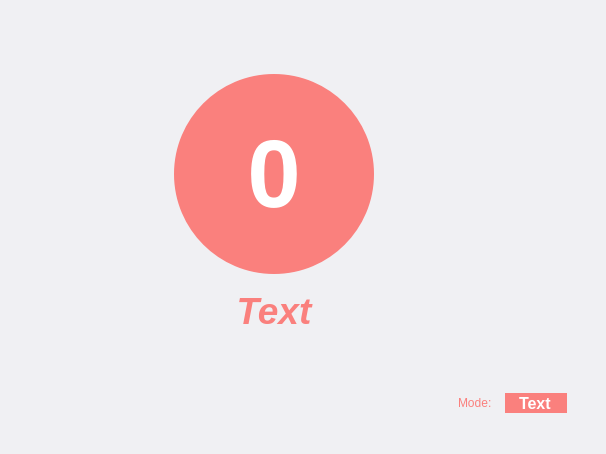
<?xml version="1.0" encoding="UTF-8"?>
<ui version="4.0">
 <class>MainWindow</class>
 <widget class="QMainWindow" name="MainWindow">
  <property name="geometry">
   <rect>
    <x>0</x>
    <y>0</y>
    <width>606</width>
    <height>454</height>
   </rect>
  </property>
  <property name="sizePolicy">
   <sizepolicy hsizetype="Minimum" vsizetype="Preferred">
    <horstretch>0</horstretch>
    <verstretch>0</verstretch>
   </sizepolicy>
  </property>
  <property name="windowTitle">
   <string>Bingo Generator</string>
  </property>
  <property name="styleSheet">
   <string notr="true">background-color: rgb(240, 240, 243)</string>
  </property>
  <widget class="QWidget" name="centralWidget">
   <property name="styleSheet">
    <string notr="true"/>
   </property>
   <layout class="QVBoxLayout" name="verticalLayout">
    <item>
     <layout class="QHBoxLayout" name="mainContainer">
      <item>
       <layout class="QVBoxLayout" name="ballInfoContainer">
        <item>
         <layout class="QHBoxLayout" name="innerContainer">
          <item>
           <layout class="QHBoxLayout" name="drawnBallContainer"/>
          </item>
          <item>
           <spacer name="horizontalSpacer_4">
            <property name="orientation">
             <enum>Qt::Horizontal</enum>
            </property>
            <property name="sizeHint" stdset="0">
             <size>
              <width>40</width>
              <height>20</height>
             </size>
            </property>
           </spacer>
          </item>
         </layout>
        </item>
        <item>
         <layout class="QGridLayout" name="ballGridContainer">
          <item row="3" column="1">
           <spacer name="verticalSpacer_2">
            <property name="orientation">
             <enum>Qt::Vertical</enum>
            </property>
            <property name="sizeHint" stdset="0">
             <size>
              <width>20</width>
              <height>40</height>
             </size>
            </property>
           </spacer>
          </item>
          <item row="1" column="0">
           <spacer name="horizontalSpacer_2">
            <property name="orientation">
             <enum>Qt::Horizontal</enum>
            </property>
            <property name="sizeHint" stdset="0">
             <size>
              <width>40</width>
              <height>20</height>
             </size>
            </property>
           </spacer>
          </item>
          <item row="0" column="1">
           <spacer name="verticalSpacer_3">
            <property name="orientation">
             <enum>Qt::Vertical</enum>
            </property>
            <property name="sizeHint" stdset="0">
             <size>
              <width>20</width>
              <height>40</height>
             </size>
            </property>
           </spacer>
          </item>
          <item row="1" column="3">
           <spacer name="horizontalSpacer_3">
            <property name="orientation">
             <enum>Qt::Horizontal</enum>
            </property>
            <property name="sizeHint" stdset="0">
             <size>
              <width>40</width>
              <height>20</height>
             </size>
            </property>
           </spacer>
          </item>
          <item row="2" column="1">
           <widget class="QLabel" name="ballName">
            <property name="font">
             <font>
              <pointsize>28</pointsize>
              <weight>75</weight>
              <italic>true</italic>
              <bold>true</bold>
             </font>
            </property>
            <property name="styleSheet">
             <string notr="true">color: rgb(250, 128, 125);</string>
            </property>
            <property name="text">
             <string>Text</string>
            </property>
            <property name="alignment">
             <set>Qt::AlignCenter</set>
            </property>
           </widget>
          </item>
          <item row="1" column="1">
           <layout class="QHBoxLayout" name="horizontalLayout_6">
            <property name="bottomMargin">
             <number>10</number>
            </property>
            <item>
             <widget class="QLabel" name="ballNumber">
              <property name="sizePolicy">
               <sizepolicy hsizetype="Fixed" vsizetype="Fixed">
                <horstretch>0</horstretch>
                <verstretch>0</verstretch>
               </sizepolicy>
              </property>
              <property name="minimumSize">
               <size>
                <width>200</width>
                <height>200</height>
               </size>
              </property>
              <property name="font">
               <font>
                <pointsize>72</pointsize>
                <weight>75</weight>
                <italic>false</italic>
                <bold>true</bold>
               </font>
              </property>
              <property name="layoutDirection">
               <enum>Qt::LeftToRight</enum>
              </property>
              <property name="styleSheet">
               <string notr="true">color: white;
border: 0px solid;
border-radius: 100px;

background: #fa807d;</string>
              </property>
              <property name="frameShadow">
               <enum>QFrame::Plain</enum>
              </property>
              <property name="lineWidth">
               <number>1</number>
              </property>
              <property name="text">
               <string>0</string>
              </property>
              <property name="alignment">
               <set>Qt::AlignCenter</set>
              </property>
              <property name="margin">
               <number>0</number>
              </property>
             </widget>
            </item>
           </layout>
          </item>
         </layout>
        </item>
       </layout>
      </item>
      <item>
       <layout class="QVBoxLayout" name="verticalLayout_3">
        <property name="spacing">
         <number>20</number>
        </property>
        <property name="sizeConstraint">
         <enum>QLayout::SetDefaultConstraint</enum>
        </property>
        <property name="leftMargin">
         <number>10</number>
        </property>
        <property name="topMargin">
         <number>10</number>
        </property>
        <property name="rightMargin">
         <number>10</number>
        </property>
        <property name="bottomMargin">
         <number>10</number>
        </property>
        <item>
         <widget class="QPushButton" name="back_2">
          <property name="sizePolicy">
           <sizepolicy hsizetype="Maximum" vsizetype="Maximum">
            <horstretch>0</horstretch>
            <verstretch>0</verstretch>
           </sizepolicy>
          </property>
          <property name="styleSheet">
           <string notr="true">color: none;
border: 0px;</string>
          </property>
          <property name="text">
           <string/>
          </property>
          <property name="icon">
           <iconset>
            <normaloff>../../../resources/icons/buttons/back.svg</normaloff>../../../resources/icons/buttons/back.svg</iconset>
          </property>
          <property name="iconSize">
           <size>
            <width>32</width>
            <height>32</height>
           </size>
          </property>
         </widget>
        </item>
        <item>
         <widget class="QPushButton" name="settings_3">
          <property name="styleSheet">
           <string notr="true">color: none;
border: 0px;</string>
          </property>
          <property name="text">
           <string/>
          </property>
          <property name="icon">
           <iconset>
            <normaloff>../../../resources/icons/buttons/settings.svg</normaloff>../../../resources/icons/buttons/settings.svg</iconset>
          </property>
          <property name="iconSize">
           <size>
            <width>32</width>
            <height>32</height>
           </size>
          </property>
         </widget>
        </item>
        <item>
         <spacer name="verticalSpacer">
          <property name="orientation">
           <enum>Qt::Vertical</enum>
          </property>
          <property name="sizeHint" stdset="0">
           <size>
            <width>20</width>
            <height>40</height>
           </size>
          </property>
         </spacer>
        </item>
       </layout>
      </item>
     </layout>
    </item>
    <item>
     <layout class="QHBoxLayout" name="bottomButtons">
      <property name="spacing">
       <number>10</number>
      </property>
      <property name="sizeConstraint">
       <enum>QLayout::SetMaximumSize</enum>
      </property>
      <property name="leftMargin">
       <number>25</number>
      </property>
      <property name="topMargin">
       <number>10</number>
      </property>
      <property name="rightMargin">
       <number>30</number>
      </property>
      <property name="bottomMargin">
       <number>10</number>
      </property>
      <item>
       <widget class="QPushButton" name="back">
        <property name="styleSheet">
         <string notr="true">color: none;
border: 0px;</string>
        </property>
        <property name="text">
         <string/>
        </property>
        <property name="icon">
         <iconset>
          <normaloff>../../../resources/icons/buttons/previous.svg</normaloff>../../../resources/icons/buttons/previous.svg</iconset>
        </property>
        <property name="iconSize">
         <size>
          <width>32</width>
          <height>32</height>
         </size>
        </property>
       </widget>
      </item>
      <item>
       <widget class="QPushButton" name="forward">
        <property name="styleSheet">
         <string notr="true">color: none;
border: 0px;</string>
        </property>
        <property name="text">
         <string/>
        </property>
        <property name="icon">
         <iconset>
          <normaloff>../../../resources/icons/buttons/next.svg</normaloff>../../../resources/icons/buttons/next.svg</iconset>
        </property>
        <property name="iconSize">
         <size>
          <width>32</width>
          <height>32</height>
         </size>
        </property>
       </widget>
      </item>
      <item>
       <widget class="QPushButton" name="newDraw">
        <property name="styleSheet">
         <string notr="true">color: none;
border: 0px;</string>
        </property>
        <property name="text">
         <string/>
        </property>
        <property name="icon">
         <iconset>
          <normaloff>../../../resources/icons/buttons/new.svg</normaloff>../../../resources/icons/buttons/new.svg</iconset>
        </property>
        <property name="iconSize">
         <size>
          <width>32</width>
          <height>32</height>
         </size>
        </property>
       </widget>
      </item>
      <item>
       <widget class="QPushButton" name="recall">
        <property name="sizePolicy">
         <sizepolicy hsizetype="Maximum" vsizetype="Fixed">
          <horstretch>0</horstretch>
          <verstretch>0</verstretch>
         </sizepolicy>
        </property>
        <property name="styleSheet">
         <string notr="true">color: none;
border: 0px;</string>
        </property>
        <property name="text">
         <string/>
        </property>
        <property name="icon">
         <iconset>
          <normaloff>../../../resources/icons/buttons/recall.svg</normaloff>../../../resources/icons/buttons/recall.svg</iconset>
        </property>
        <property name="iconSize">
         <size>
          <width>32</width>
          <height>32</height>
         </size>
        </property>
       </widget>
      </item>
      <item>
       <spacer name="horizontalSpacer">
        <property name="orientation">
         <enum>Qt::Horizontal</enum>
        </property>
        <property name="sizeType">
         <enum>QSizePolicy::Expanding</enum>
        </property>
        <property name="sizeHint" stdset="0">
         <size>
          <width>40</width>
          <height>20</height>
         </size>
        </property>
       </spacer>
      </item>
      <item>
       <widget class="QLabel" name="label">
        <property name="styleSheet">
         <string notr="true">color: #fa807d</string>
        </property>
        <property name="text">
         <string>Mode: </string>
        </property>
       </widget>
      </item>
      <item>
       <widget class="QLabel" name="modeText">
        <property name="font">
         <font>
          <pointsize>12</pointsize>
          <weight>75</weight>
          <bold>true</bold>
         </font>
        </property>
        <property name="styleSheet">
         <string notr="true">background-color: #fa807d;
border-radius: 15px;
padding-left: 10px;
padding-right: 10px;
color: white</string>
        </property>
        <property name="text">
         <string>Text</string>
        </property>
       </widget>
      </item>
     </layout>
    </item>
   </layout>
  </widget>
  <widget class="QStatusBar" name="statusBar">
   <property name="font">
    <font>
     <pointsize>9</pointsize>
     <weight>75</weight>
     <bold>true</bold>
    </font>
   </property>
   <property name="styleSheet">
    <string notr="true">color: rgb(250, 128, 125);
margin-top: 0</string>
   </property>
  </widget>
 </widget>
 <tabstops>
  <tabstop>back</tabstop>
  <tabstop>forward</tabstop>
  <tabstop>newDraw</tabstop>
  <tabstop>recall</tabstop>
  <tabstop>settings_3</tabstop>
  <tabstop>back_2</tabstop>
 </tabstops>
 <resources/>
 <connections/>
</ui>
